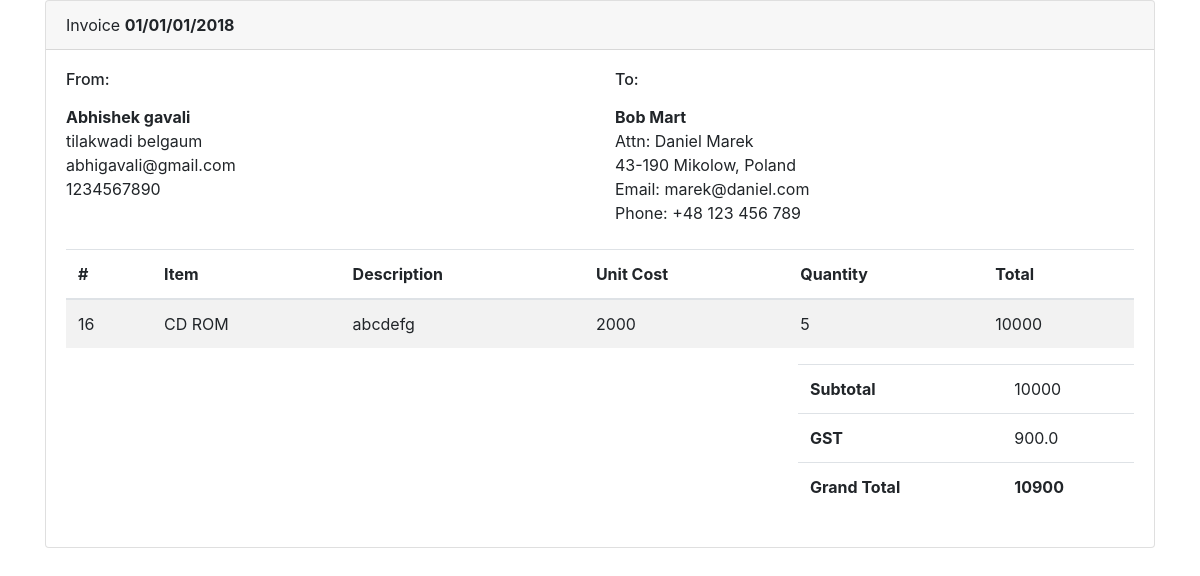
The page /material-transaction/purchase_bill/16 on the database its author committed.
### material_transaction/models.py (models this page shows, shortened)
class Purchase(models.Model):
	rawitem=models.ForeignKey(Rawitem, on_delete=models.CASCADE)
	quantity=models.PositiveIntegerField(blank=True)
	date=models.DateTimeField(default=timezone.now)
	supplier=models.ForeignKey(Supplier, on_delete=models.CASCADE)
	total=models.PositiveIntegerField(editable=False)
	receives=models.BooleanField(default=False)
	counts=models.PositiveIntegerField(null=True, blank=True)
	sgst=models.FloatField(null=True, blank=True, editable=False)
	grand_total=models.PositiveIntegerField(editable=False)

class Rawitem(models.Model):
	itemcode = models.CharField(max_length=50)
	item_name = models.CharField(max_length=10)
	rate = models.PositiveIntegerField(blank=True)
	description = models.TextField()
	created_date = models.DateTimeField(default=timezone.now)
	def __str__(self):
		return self.item_name

### master/models.py (models this page shows)
class Supplier(models.Model):
	name = models.CharField(max_length=50)
	contact = models.PositiveIntegerField(max_length=10)
	email_id = models.EmailField(max_length=254, blank=True)
	address = models.TextField()
	created_date = models.DateTimeField(default=timezone.now)
	def __str__(self):
		return self.name

### material_transaction/views.py (the view)
# urls.py: path('purchase_bill/<int:pk>', views.purchase_bill, name='purchase_bill'),
def purchase_bill(request, pk):
	purchase_bill = get_object_or_404(Purchase, pk=pk)
	return render(request,'material/print.html', {'purchase_bill' : purchase_bill})

### material_transaction/templates/material/print.html (shortened to what this page needs)
<!doctype html>
<html lang="en">
  <head>
    <link rel="stylesheet" href="https://stackpath.bootstrapcdn.com/bootstrap/4.3.1/css/bootstrap.min.css">
  </head>
  <body>
<div class="container">
  <div class="card">
<div class="card-header">
Invoice
<strong>01/01/01/2018</strong>
</div>
<div class="card-body">
<div class="row mb-4">
<div class="col-sm-6">
<h6 class="mb-3">From:</h6>
<div>
<strong>{{ purchase_bill.supplier }}</strong>
</div>
<div>{{ purchase_bill.supplier.address }}</div>
<div>{{ purchase_bill.supplier.email_id }}</div>
<div>{{ purchase_bill.supplier.contact }}</div>
</div>
<div class="col-sm-6">
<h6 class="mb-3">To:</h6>
<div>
<strong>Bob Mart</strong>
</div>
<div>Attn: Daniel Marek</div>
<div>43-190 Mikolow, Poland</div>
<div>Email: marek@daniel.com</div>
<div>Phone: +48 123 456 789</div>
</div>
</div>
<div class="table-responsive-sm">
<table class="table table-striped">
<thead>
<tr>
<th class="center">#</th>
<th>Item</th>
<th>Description</th>
<th class="right">Unit Cost</th>
  <th class="center">Quantity</th>
<th class="right">Total</th>
</tr>
</thead>
<tbody>
<tr>
<td class="center">{{ purchase_bill.id }}</td>
<td class="left strong">{{ purchase_bill.rawitem }}</td>
<td class="left">{{ purchase_bill.rawitem.description }}</td>
<td class="right">{{ purchase_bill.rawitem.rate }}</td>
  <td class="center">{{ purchase_bill.quantity}}</td>
<td class="right item-amount">{{ purchase_bill.total }}</td>
</tr>
</tbody>
</table>
</div>
<div class="row">
<div class="col-lg-4 col-sm-5">
</div>
<div class="col-lg-4 col-sm-5 ml-auto">
<table class="table table-clear">
<tbody>
<tr>
<td class="left">
<strong >Subtotal</strong>
</td>
<td class="right" id="sub_total">{{ purchase_bill.total }}</td>
</tr>
<tr>
<td class="left">
<strong>GST</strong>
</td>
<td class="right" id='sgst'>{{ purchase_bill.sgst }}</td>
</tr>
<tr>
<td class="left">
<strong>Grand Total</strong>
</td>
<td class="right">
<strong>{{ purchase_bill.grand_total }}</strong>
</td>
</tr>
</tbody>
</table>
</div>
</div>
</div>
</div>
</div>
  </body>
</html>

### rows shown on the page
Purchase: supplier "Abhishek gavali", supplier.address "tilakwadi belgaum", supplier.email_id "abhigavali@gmail.com", supplier.contact "1234567890", id "16", rawitem "CD ROM", rawitem.description "abcdefg", rawitem.rate "2000", quantity "5", total "10000", sgst "900.0", grand_total "10900"
